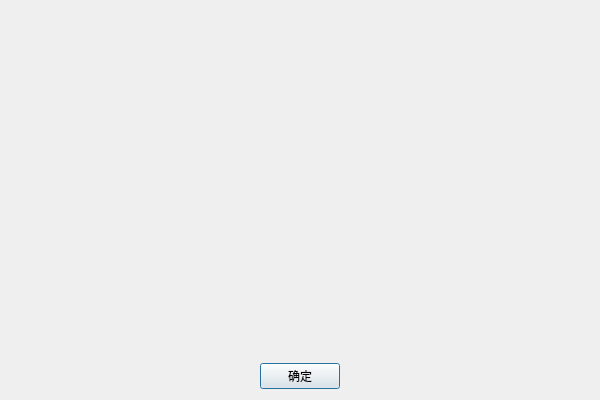
<?xml version="1.0" encoding="UTF-8"?>
<ui version="4.0">
 <class>MergeDefectSettingDlgClass</class>
 <widget class="QDialog" name="MergeDefectSettingDlgClass">
  <property name="geometry">
   <rect>
    <x>0</x>
    <y>0</y>
    <width>600</width>
    <height>400</height>
   </rect>
  </property>
  <property name="windowTitle">
   <string>MergeDefectSettingDlg</string>
  </property>
  <layout class="QVBoxLayout" name="verticalLayout" stretch="1,0">
   <item>
    <widget class="MergeDefectSettingWgt" name="widget" native="true"/>
   </item>
   <item>
    <layout class="QHBoxLayout" name="horizontalLayout">
     <item>
      <spacer name="horizontalSpacer">
       <property name="orientation">
        <enum>Qt::Horizontal</enum>
       </property>
       <property name="sizeHint" stdset="0">
        <size>
         <width>40</width>
         <height>20</height>
        </size>
       </property>
      </spacer>
     </item>
     <item>
      <widget class="QPushButton" name="pushButton">
       <property name="text">
        <string>确定</string>
       </property>
      </widget>
     </item>
     <item>
      <spacer name="horizontalSpacer_2">
       <property name="orientation">
        <enum>Qt::Horizontal</enum>
       </property>
       <property name="sizeHint" stdset="0">
        <size>
         <width>40</width>
         <height>20</height>
        </size>
       </property>
      </spacer>
     </item>
    </layout>
   </item>
  </layout>
 </widget>
 <layoutdefault spacing="6" margin="11"/>
 <customwidgets>
  <customwidget>
   <class>MergeDefectSettingWgt</class>
   <extends>QWidget</extends>
   <header>mergedefectsettingwgt.h</header>
   <container>1</container>
  </customwidget>
 </customwidgets>
 <resources/>
 <connections/>
</ui>
